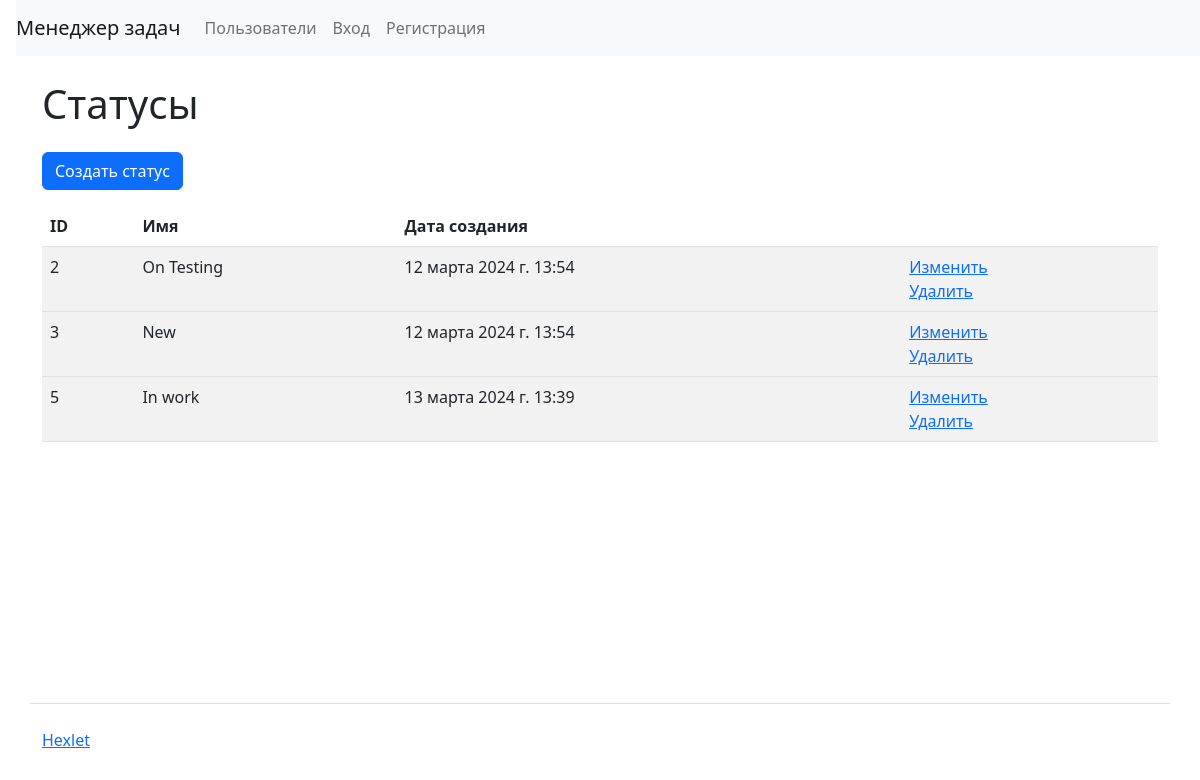
The app's page /statuses/, older data.
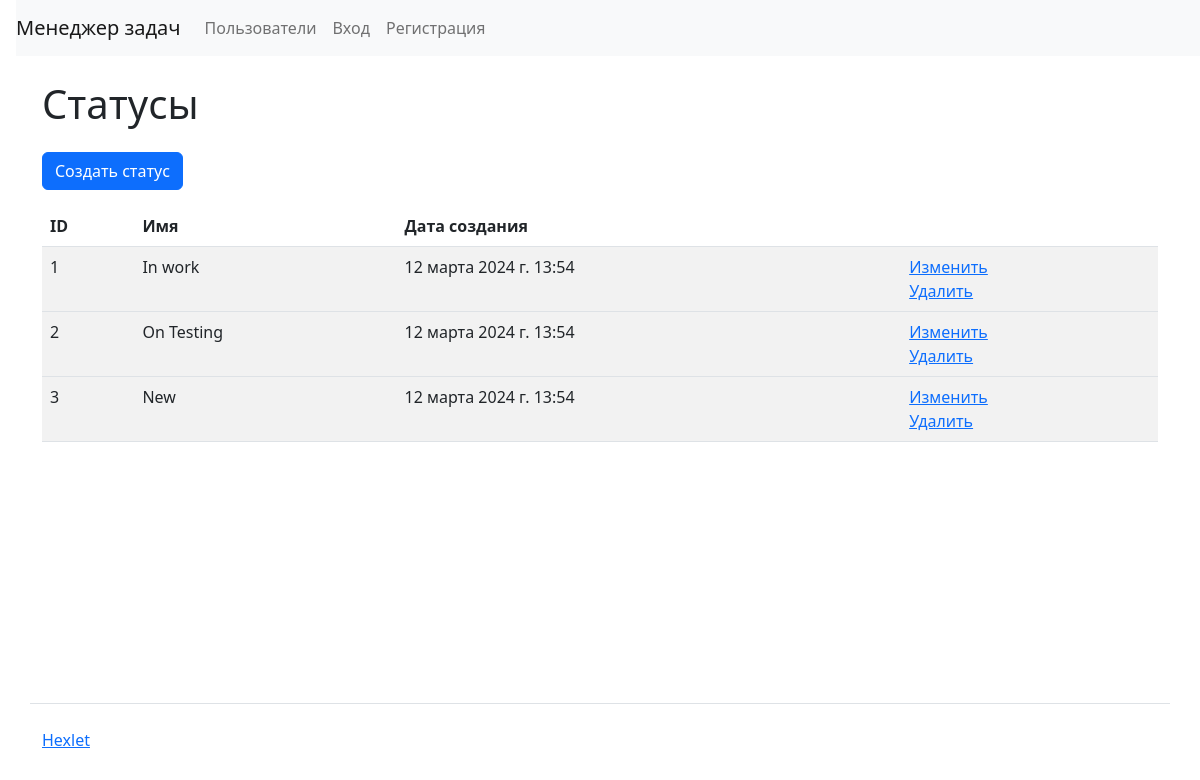
The same page, newer data.
### task_manager/statuses/models.py (models this page shows, shortened)
class Status(models.Model):
    name = models.CharField(_("Status"), max_length=255, unique=True)
    timestamp = models.DateTimeField(auto_now_add=True)

### task_manager/statuses/views.py (the view)
# urls.py: path('', IndexView.as_view(), name='labels_index'),
class IndexView(View):
    def get(self, request, *args, **kwargs):
        statuses = Status.objects.all()
        flash_messages = messages.get_messages(request)
        return render(
            request,
            'statuses/index.html',
            context={
                'statuses': statuses,
                'messages': flash_messages,
            }
        )

### task_manager/templates/statuses/index.html
{% extends "base.html" %}
{% load django_bootstrap5 %}
{% load i18n %}
{% block nav %}
{% if user.is_authenticated %}
{% include "nav_user.html" %}
{% else %}
{% include "nav.html" %}
{% endif %}
{% endblock %}
{% block content %}
  <h1 class="my-4">{% translate "Statuses" %}</h1>
  <a class="btn btn-primary mb-3" href="{% url 'status_create' %}">{% translate "Create status" %}</a>
  <table class="table table-striped">
    <thead>
      <tr>
	<th>ID</th>
	<th>{% translate "Name" %}</th>
	<th>{% translate "Created at" %}</th>
	<th></th>
      </tr>
    </thead>
    {% for status in statuses %}
    <tbody>
      <tr>
	<td>{{ status.id }}</td>
	<td>{{ status.name }}</td>
	<td>{{ status.timestamp }}</td>
	<td>
	  <a href="{% url 'status_update' status.id %}">{% translate "Update" %}</a>
	  <br>
	  <a href="{% url 'status_delete' status.id %}">{% translate "Delete" %}</a>
	</td>
      </tr>
    </tbody>
    {% endfor %}
  </table>
{% endblock %}

Row changes from the older to the newer data that the page shows:
removed Status: id "5", name "In work", timestamp "13 марта 2024 г. 13:39"
added Status: id "1", name "In work", timestamp "12 марта 2024 г. 13:54"
